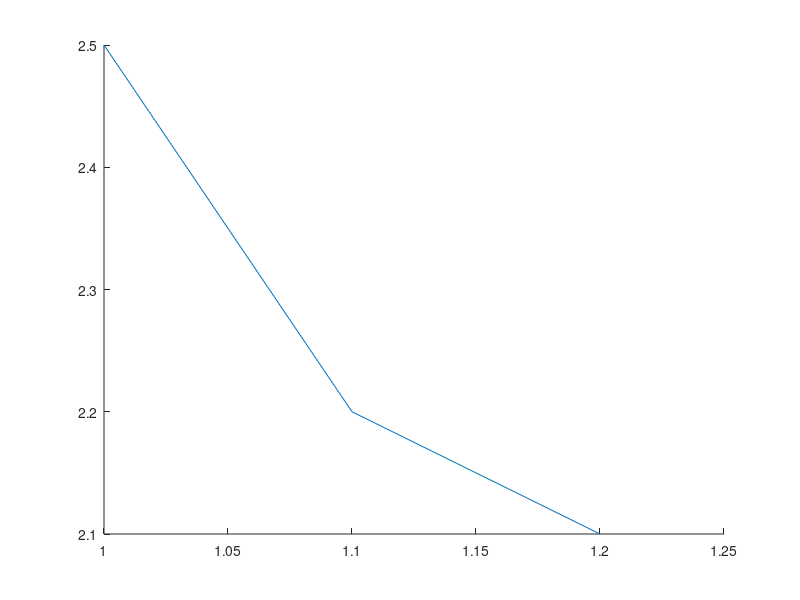

Recreate this plot in MATLAB.
clc,clear all,close all
figure;
hold on 
% A(1) = plot(1,1,'o');
% A(2) = plot(2,2,'o');
% delete(A(1))
% A(1) = plot(3,3,'o');
A = line([1,1.1,1.2],[2.5,2.2,2.1]);
